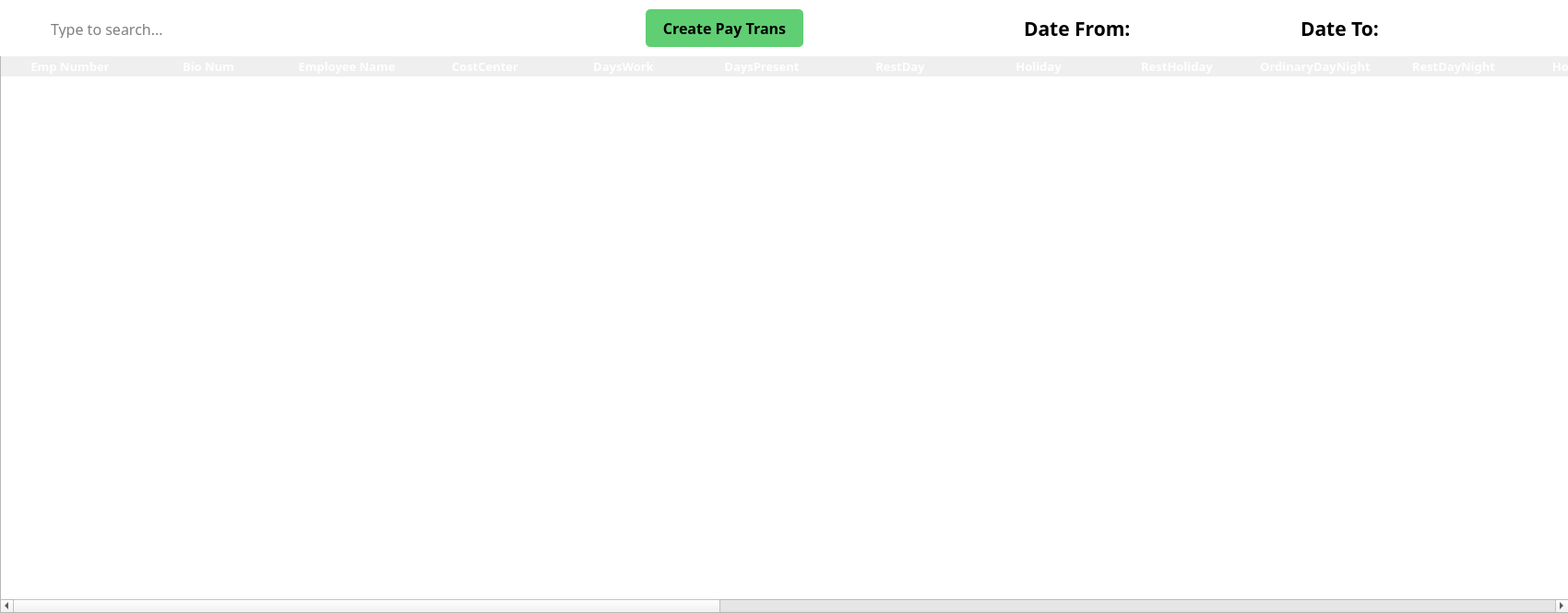
<?xml version="1.0" encoding="UTF-8"?>
<ui version="4.0">
 <class>MainWindow</class>
 <widget class="QMainWindow" name="MainWindow">
  <property name="geometry">
   <rect>
    <x>0</x>
    <y>0</y>
    <width>1700</width>
    <height>665</height>
   </rect>
  </property>
  <property name="windowTitle">
   <string>PayTimeSheet</string>
  </property>
  <widget class="QWidget" name="centralwidget">
   <widget class="QTableWidget" name="paytimesheetTable">
    <property name="geometry">
     <rect>
      <x>0</x>
      <y>60</y>
      <width>1701</width>
      <height>605</height>
     </rect>
    </property>
    <property name="sizePolicy">
     <sizepolicy hsizetype="Fixed" vsizetype="Fixed">
      <horstretch>0</horstretch>
      <verstretch>0</verstretch>
     </sizepolicy>
    </property>
    <property name="font">
     <font>
      <family>Poppins SemiBold</family>
      <pointsize>10</pointsize>
      <weight>75</weight>
      <bold>true</bold>
     </font>
    </property>
    <property name="focusPolicy">
     <enum>Qt::ClickFocus</enum>
    </property>
    <property name="contextMenuPolicy">
     <enum>Qt::DefaultContextMenu</enum>
    </property>
    <property name="styleSheet">
     <string notr="true">/* Header Design */

QHeaderView::section {
	font-family: Poppins;
	font-weight: bold;
	font-size: 13px;
	color: white;
	background-color: &quot;#344273&quot;;
	border: none;
}

/* Style for the selected row */
QTableView::item:selected:active {
	 selection-background-color: &quot;#9DADDF&quot;;
}

/* Style for the alternate row */
QTableWidget {
	alternate-background-color: &quot;#DDDDDD&quot;;
}</string>
    </property>
    <property name="horizontalScrollBarPolicy">
     <enum>Qt::ScrollBarAsNeeded</enum>
    </property>
    <property name="sizeAdjustPolicy">
     <enum>QAbstractScrollArea::AdjustIgnored</enum>
    </property>
    <property name="editTriggers">
     <set>QAbstractItemView::NoEditTriggers</set>
    </property>
    <property name="tabKeyNavigation">
     <bool>false</bool>
    </property>
    <property name="showDropIndicator" stdset="0">
     <bool>false</bool>
    </property>
    <property name="dragDropOverwriteMode">
     <bool>false</bool>
    </property>
    <property name="alternatingRowColors">
     <bool>true</bool>
    </property>
    <property name="selectionMode">
     <enum>QAbstractItemView::SingleSelection</enum>
    </property>
    <property name="selectionBehavior">
     <enum>QAbstractItemView::SelectRows</enum>
    </property>
    <property name="textElideMode">
     <enum>Qt::ElideRight</enum>
    </property>
    <property name="showGrid">
     <bool>false</bool>
    </property>
    <property name="gridStyle">
     <enum>Qt::SolidLine</enum>
    </property>
    <property name="sortingEnabled">
     <bool>false</bool>
    </property>
    <property name="cornerButtonEnabled">
     <bool>false</bool>
    </property>
    <property name="columnCount">
     <number>24</number>
    </property>
    <attribute name="horizontalHeaderVisible">
     <bool>true</bool>
    </attribute>
    <attribute name="horizontalHeaderCascadingSectionResizes">
     <bool>true</bool>
    </attribute>
    <attribute name="horizontalHeaderMinimumSectionSize">
     <number>50</number>
    </attribute>
    <attribute name="horizontalHeaderDefaultSectionSize">
     <number>150</number>
    </attribute>
    <attribute name="horizontalHeaderHighlightSections">
     <bool>true</bool>
    </attribute>
    <attribute name="horizontalHeaderShowSortIndicator" stdset="0">
     <bool>false</bool>
    </attribute>
    <attribute name="horizontalHeaderStretchLastSection">
     <bool>true</bool>
    </attribute>
    <attribute name="verticalHeaderVisible">
     <bool>false</bool>
    </attribute>
    <attribute name="verticalHeaderCascadingSectionResizes">
     <bool>false</bool>
    </attribute>
    <attribute name="verticalHeaderMinimumSectionSize">
     <number>23</number>
    </attribute>
    <attribute name="verticalHeaderDefaultSectionSize">
     <number>31</number>
    </attribute>
    <attribute name="verticalHeaderHighlightSections">
     <bool>false</bool>
    </attribute>
    <attribute name="verticalHeaderShowSortIndicator" stdset="0">
     <bool>false</bool>
    </attribute>
    <column>
     <property name="text">
      <string>Emp Number</string>
     </property>
    </column>
    <column>
     <property name="text">
      <string>Bio Num</string>
     </property>
    </column>
    <column>
     <property name="text">
      <string>Employee Name</string>
     </property>
     <property name="font">
      <font>
       <strikeout>false</strikeout>
      </font>
     </property>
     <property name="foreground">
      <brush brushstyle="SolidPattern">
       <color alpha="255">
        <red>0</red>
        <green>0</green>
        <blue>0</blue>
       </color>
      </brush>
     </property>
    </column>
    <column>
     <property name="text">
      <string>CostCenter</string>
     </property>
    </column>
    <column>
     <property name="text">
      <string>DaysWork</string>
     </property>
    </column>
    <column>
     <property name="text">
      <string>DaysPresent</string>
     </property>
    </column>
    <column>
     <property name="text">
      <string>RestDay</string>
     </property>
    </column>
    <column>
     <property name="text">
      <string>Holiday</string>
     </property>
    </column>
    <column>
     <property name="text">
      <string>RestHoliday</string>
     </property>
    </column>
    <column>
     <property name="text">
      <string>OrdinaryDayNight</string>
     </property>
    </column>
    <column>
     <property name="text">
      <string>RestDayNight</string>
     </property>
    </column>
    <column>
     <property name="text">
      <string>HolidayNight</string>
     </property>
    </column>
    <column>
     <property name="text">
      <string>RestHolidayNight</string>
     </property>
    </column>
    <column>
     <property name="text">
      <string>OrdinaryDayOT</string>
     </property>
    </column>
    <column>
     <property name="text">
      <string>RestDayOT</string>
     </property>
    </column>
    <column>
     <property name="text">
      <string>HolidayOT</string>
     </property>
    </column>
    <column>
     <property name="text">
      <string>RestHolidayOT</string>
     </property>
    </column>
    <column>
     <property name="text">
      <string>Late</string>
     </property>
    </column>
    <column>
     <property name="text">
      <string>Undertime</string>
     </property>
    </column>
    <column>
     <property name="text">
      <string>Absent</string>
     </property>
    </column>
    <column>
     <property name="text">
      <string>DatePosted</string>
     </property>
    </column>
    <column>
     <property name="text">
      <string>Remarks</string>
     </property>
    </column>
    <column>
     <property name="text">
      <string>EmpCompany</string>
     </property>
    </column>
    <column>
     <property name="text">
      <string>LegalHoliday</string>
     </property>
    </column>
   </widget>
   <widget class="QWidget" name="widget" native="true">
    <property name="geometry">
     <rect>
      <x>0</x>
      <y>0</y>
      <width>1711</width>
      <height>61</height>
     </rect>
    </property>
    <property name="styleSheet">
     <string notr="true">#widget{
background-color: white;
}

#btnCheckSched, #btnFilter {
	background-color: &quot;#344273&quot;;
	color: white;
	border-radius: 5px;
}


#btnPayTrans{
border-radius: 5px;
background-color: rgb(96, 206, 114);
}</string>
    </property>
    <widget class="QFrame" name="searchBar">
     <property name="geometry">
      <rect>
       <x>10</x>
       <y>10</y>
       <width>361</width>
       <height>41</height>
      </rect>
     </property>
     <property name="focusPolicy">
      <enum>Qt::StrongFocus</enum>
     </property>
     <property name="styleSheet">
      <string notr="true">#searchBar{
	border: 1px solid &quot;#344273&quot;;
	border-radius: 3px; 
}</string>
     </property>
     <property name="frameShape">
      <enum>QFrame::StyledPanel</enum>
     </property>
     <property name="frameShadow">
      <enum>QFrame::Raised</enum>
     </property>
     <widget class="QLineEdit" name="txtSearch">
      <property name="geometry">
       <rect>
        <x>43</x>
        <y>10</y>
        <width>301</width>
        <height>21</height>
       </rect>
      </property>
      <property name="font">
       <font>
        <family>Poppins</family>
        <pointsize>12</pointsize>
       </font>
      </property>
      <property name="focusPolicy">
       <enum>Qt::ClickFocus</enum>
      </property>
      <property name="styleSheet">
       <string notr="true">#txtSearch{

}</string>
      </property>
      <property name="text">
       <string/>
      </property>
      <property name="frame">
       <bool>false</bool>
      </property>
      <property name="placeholderText">
       <string>Type to search...</string>
      </property>
     </widget>
     <widget class="QLabel" name="searchIcon">
      <property name="geometry">
       <rect>
        <x>10</x>
        <y>10</y>
        <width>31</width>
        <height>21</height>
       </rect>
      </property>
      <property name="styleSheet">
       <string notr="true">#searchIcon{
	background-color: white;
}</string>
      </property>
      <property name="text">
       <string/>
      </property>
      <property name="pixmap">
       <pixmap>../Icons/search.svg</pixmap>
      </property>
      <property name="scaledContents">
       <bool>false</bool>
      </property>
      <property name="alignment">
       <set>Qt::AlignCenter</set>
      </property>
     </widget>
    </widget>
    <widget class="QLabel" name="lblDateFrom">
     <property name="geometry">
      <rect>
       <x>1110</x>
       <y>20</y>
       <width>121</width>
       <height>21</height>
      </rect>
     </property>
     <property name="font">
      <font>
       <family>Poppins</family>
       <pointsize>16</pointsize>
       <weight>75</weight>
       <bold>true</bold>
      </font>
     </property>
     <property name="text">
      <string>Date From:</string>
     </property>
    </widget>
    <widget class="QLabel" name="lblFrom">
     <property name="geometry">
      <rect>
       <x>1230</x>
       <y>20</y>
       <width>181</width>
       <height>21</height>
      </rect>
     </property>
     <property name="font">
      <font>
       <family>Poppins</family>
       <pointsize>12</pointsize>
       <weight>50</weight>
       <bold>false</bold>
      </font>
     </property>
     <property name="text">
      <string/>
     </property>
     <property name="alignment">
      <set>Qt::AlignCenter</set>
     </property>
    </widget>
    <widget class="QLabel" name="lblTo">
     <property name="geometry">
      <rect>
       <x>1500</x>
       <y>20</y>
       <width>181</width>
       <height>21</height>
      </rect>
     </property>
     <property name="font">
      <font>
       <family>Poppins</family>
       <pointsize>12</pointsize>
       <weight>50</weight>
       <bold>false</bold>
      </font>
     </property>
     <property name="text">
      <string/>
     </property>
     <property name="alignment">
      <set>Qt::AlignCenter</set>
     </property>
    </widget>
    <widget class="QLabel" name="lblDateTo">
     <property name="geometry">
      <rect>
       <x>1410</x>
       <y>20</y>
       <width>91</width>
       <height>21</height>
      </rect>
     </property>
     <property name="font">
      <font>
       <family>Poppins</family>
       <pointsize>16</pointsize>
       <weight>75</weight>
       <bold>true</bold>
      </font>
     </property>
     <property name="text">
      <string>Date To:</string>
     </property>
    </widget>
    <widget class="QPushButton" name="btnPayTrans">
     <property name="geometry">
      <rect>
       <x>700</x>
       <y>10</y>
       <width>171</width>
       <height>41</height>
      </rect>
     </property>
     <property name="font">
      <font>
       <family>Poppins</family>
       <pointsize>12</pointsize>
       <weight>75</weight>
       <bold>true</bold>
      </font>
     </property>
     <property name="cursor">
      <cursorShape>PointingHandCursor</cursorShape>
     </property>
     <property name="styleSheet">
      <string notr="true"/>
     </property>
     <property name="text">
      <string>Create Pay Trans</string>
     </property>
     <property name="iconSize">
      <size>
       <width>22</width>
       <height>22</height>
      </size>
     </property>
    </widget>
    <widget class="QPushButton" name="btnFilter">
     <property name="geometry">
      <rect>
       <x>380</x>
       <y>10</y>
       <width>131</width>
       <height>41</height>
      </rect>
     </property>
     <property name="font">
      <font>
       <family>Poppins</family>
       <pointsize>12</pointsize>
       <weight>75</weight>
       <bold>true</bold>
      </font>
     </property>
     <property name="cursor">
      <cursorShape>PointingHandCursor</cursorShape>
     </property>
     <property name="styleSheet">
      <string notr="true"/>
     </property>
     <property name="text">
      <string>Filter</string>
     </property>
     <property name="iconSize">
      <size>
       <width>22</width>
       <height>22</height>
      </size>
     </property>
    </widget>
    <widget class="QPushButton" name="btnCheckSched">
     <property name="geometry">
      <rect>
       <x>520</x>
       <y>10</y>
       <width>171</width>
       <height>41</height>
      </rect>
     </property>
     <property name="font">
      <font>
       <family>Poppins</family>
       <pointsize>12</pointsize>
       <weight>75</weight>
       <bold>true</bold>
      </font>
     </property>
     <property name="cursor">
      <cursorShape>PointingHandCursor</cursorShape>
     </property>
     <property name="styleSheet">
      <string notr="true"/>
     </property>
     <property name="text">
      <string>Check Schedule</string>
     </property>
     <property name="iconSize">
      <size>
       <width>22</width>
       <height>22</height>
      </size>
     </property>
    </widget>
    <widget class="QLabel" name="lblDateFrom_2">
     <property name="geometry">
      <rect>
       <x>10</x>
       <y>0</y>
       <width>361</width>
       <height>21</height>
      </rect>
     </property>
     <property name="font">
      <font>
       <family>Poppins</family>
       <pointsize>16</pointsize>
       <weight>75</weight>
       <bold>true</bold>
      </font>
     </property>
     <property name="text">
      <string/>
     </property>
    </widget>
   </widget>
  </widget>
 </widget>
 <resources/>
 <connections/>
</ui>
